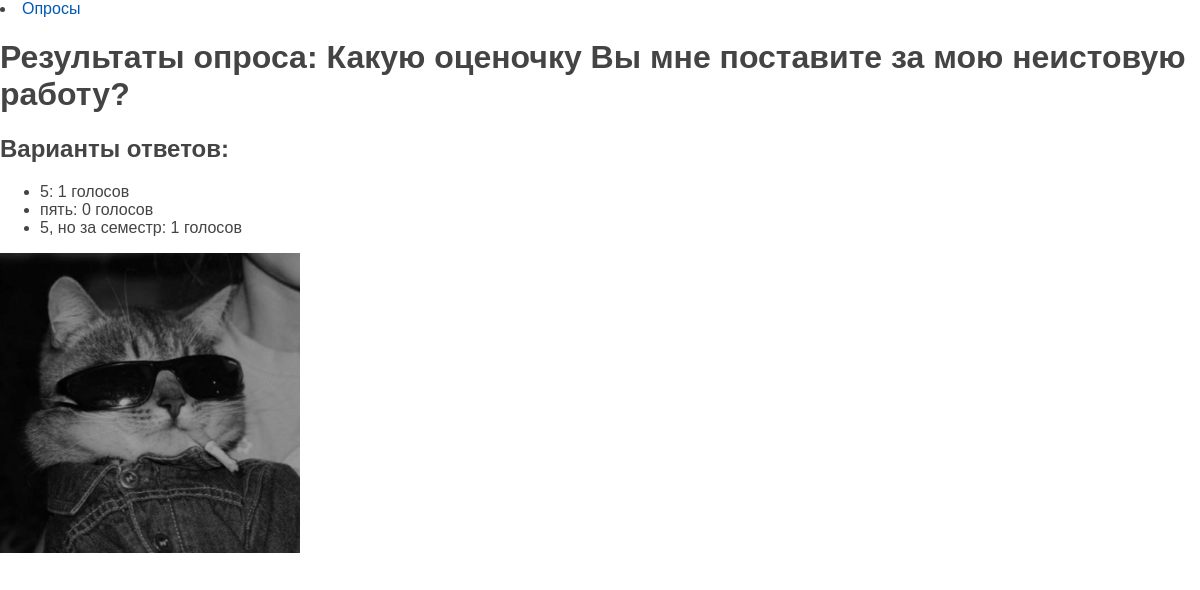
/survey/0001/results/ (signed in), run on the app's committed database.
### polls/models.py (models this page shows, shortened)
class Question(models.Model):
    title = models.CharField(max_length=255, verbose_name="Заголовок")
    slug = models.SlugField(max_length=255, unique=True, db_index=True, verbose_name="URL")
    description = models.TextField(blank=True,verbose_name="Описание")
    image = models.ImageField(upload_to='survey', blank=True, null=True, default=None, verbose_name="Изображение")  # Поле для изображения
    time_create = models.DateTimeField(auto_now_add=True)
    time_update = models.DateTimeField(auto_now=True)
    life_time = models.PositiveIntegerField(default=300, verbose_name="Время жизни(в сек.)")
    class Meta:
        ordering = ['-time_update']
        indexes = [
            models.Index(fields=['-time_update'])
        ]

class Choice(models.Model):
    question = models.ForeignKey(Question, on_delete=models.CASCADE)
    choice_text = models.CharField(max_length=200)
    votes = models.IntegerField(default=0)

### polls/views.py (the view)
# urls.py: path('survey/<slug:survey_slug>/results/', results, name='results'),
@login_required
def results(request, survey_slug):
    survey = get_object_or_404(Question, slug=survey_slug)
    choices = survey.choice_set.all()
    return render(request, 'polls/results.html', {'survey': survey, 'choices': choices})

### polls/templates/polls/results.html (shortened to what this page needs)
{% extends 'polls/base.html' %}
{% block content %}
<nav>
    <li><a href="{% url 'index' %}">Опросы</a></li>
</nav>
<h1>Результаты опроса: {{ survey.title }}</h1>
<h2>Варианты ответов:</h2>
<ul>
    {% for choice in choices %}
    <li>
        {{ choice.choice_text }}: {{ choice.votes }} голосов
    </li>
    {% endfor %}
</ul>
{% if survey.image %}
<p><img class="img-article-left" src="{{ survey.image.url }}" alt="{{ survey.title }}"></p>
{% endif %}
{% endblock %}

### polls/static/polls/css/styles.css (style rules this page uses)
html, body { font-family: 'Arial'; margin: 0; padding: 0; height: 100%; width: 100%; color: #444; }
a { color: #0059b2; text-decoration: none; }
img { max-width: 600px; height: auto; }
img.img-article-left { max-width: 300px; height: auto; float: left; padding: 0 10px 10px 0; }

### data on the page
Question: title "Какую оценочку Вы мне поставите за мою неистовую работу?", image (picture)
Choice: choice_text "5", votes "1"
Choice: choice_text "пять", votes "0"
Choice: choice_text "5, но за семестр", votes "1"
